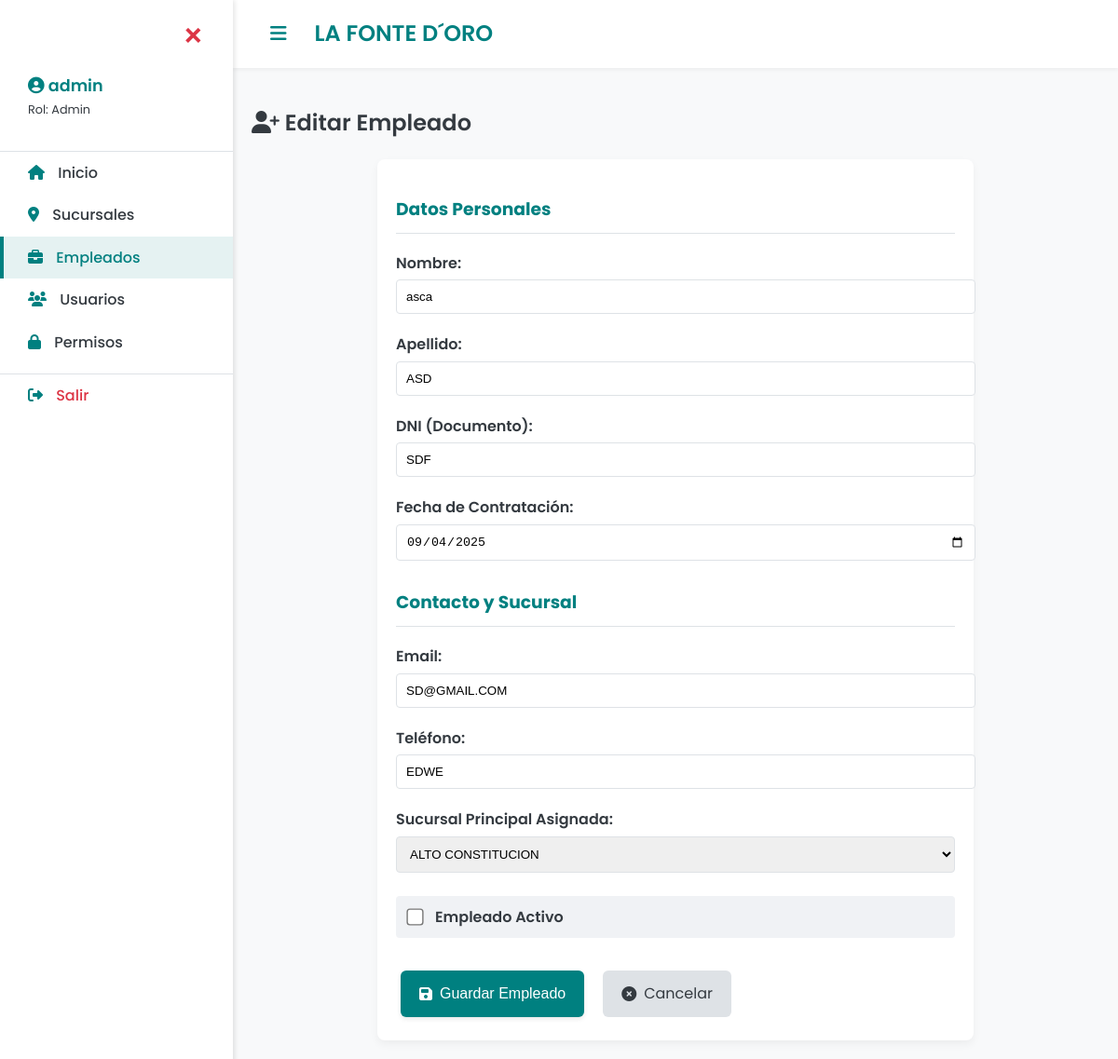
Screenshot of /employees/form/1 (signed in) with the database file from the repository.
### run.py (models this page shows)
class Employee(db.Model):
    __tablename__ = 'employee'
    id = db.Column(db.Integer, primary_key=True)
    first_name = db.Column(db.String(80), nullable=False)
    last_name = db.Column(db.String(80), nullable=False)
    dni = db.Column(db.String(20), unique=True, nullable=False)
    phone = db.Column(db.String(20))
    email = db.Column(db.String(120), unique=True)
    hiring_date = db.Column(db.Date) # Fecha de Contratación
    is_active = db.Column(db.Integer, default=1)
    branch_id = db.Column(db.Integer, db.ForeignKey('branch.id'))
    branch = db.relationship('Branch')

class Branch(db.Model):
    __tablename__ = 'branch'
    id = db.Column(db.Integer, primary_key=True)
    name = db.Column(db.String(100), unique=True, nullable=False)
    address = db.Column(db.String(200))
    city = db.Column(db.String(80))
    is_active = db.Column(db.Integer, default=1) # 1: Activa, 0: Desactivada

### run.py (the view, shortened to what this page needs)
@app.route('/employees/form', defaults={'employee_id': None}, methods=['GET', 'POST'])
@app.route('/employees/form/<int:employee_id>', methods=['GET', 'POST'])
@requires_permission # USO DEL NUEVO DECORADOR
def employee_form(employee_id):
    employee = None
    if employee_id:
        employee = db.session.query(Employee).get_or_404(employee_id)
    all_branches = db.session.query(Branch).filter(Branch.is_active == 1).order_by(Branch.name).all()
    form_title = "Editar Empleado" if employee_id else "Añadir Nuevo Empleado"
    return render_template('employee_form.html', form_title=form_title, employee=employee, active_branches=all_branches)

### run.py (called while the page is built, shortened)
def check_permission(role, endpoint):
    if role == 'admin':
        return True

def requires_permission(f):
    @wraps(f)
    def decorated_function(*args, **kwargs):
        if not session.get('logged_in'):
             return redirect(url_for('login'))
        user_role = session.get('role')
        required_endpoint = f.__name__
        if not check_permission(user_role, required_endpoint):
            flash(f"Acceso denegado. Tu rol '{user_role.capitalize()}' no tiene permiso para acceder a {required_endpoint.replace('_', ' ').title()}.", 'danger')
            return redirect(url_for('index'))
        return f(*args, **kwargs)
    return decorated_function

### templates/employee_form.html (shortened to what this page needs)
{% extends "base.html" %}
{% block content %}
    <h2><i class="fas fa-user-plus"></i> {{ form_title }}</h2>
    <div class="card" style="max-width: 600px; margin: 0 auto;">
        <form method="POST">
            <h3 style="color: var(--primary-color); border-bottom: 1px solid var(--subtle-border); padding-bottom: 10px;">Datos Personales</h3>
            <label for="first_name" style="display: block; margin-top: 15px; margin-bottom: 5px; font-weight: 600;">Nombre:</label>
            <input type="text" id="first_name" name="first_name" required
                   value="{{ employee.first_name if employee else '' }}"
                   style="width: 100%; padding: 10px; border: 1px solid var(--subtle-border); border-radius: 4px;">
            <label for="last_name" style="display: block; margin-top: 20px; margin-bottom: 5px; font-weight: 600;">Apellido:</label>
            <input type="text" id="last_name" name="last_name" required
                   value="{{ employee.last_name if employee else '' }}"
                   style="width: 100%; padding: 10px; border: 1px solid var(--subtle-border); border-radius: 4px;">
            <label for="dni" style="display: block; margin-top: 20px; margin-bottom: 5px; font-weight: 600;">DNI (Documento):</label>
            <input type="text" id="dni" name="dni" required
                   value="{{ employee.dni if employee else '' }}"
                   style="width: 100%; padding: 10px; border: 1px solid var(--subtle-border); border-radius: 4px;">
            <label for="hiring_date" style="display: block; margin-top: 20px; margin-bottom: 5px; font-weight: 600;">Fecha de Contratación:</label>
            <input type="date" id="hiring_date" name="hiring_date"
                   value="{{ employee.hiring_date if employee else '' }}"
                   style="width: 100%; padding: 10px; border: 1px solid var(--subtle-border); border-radius: 4px;">
            <h3 style="color: var(--primary-color); border-bottom: 1px solid var(--subtle-border); padding-bottom: 10px; margin-top: 30px;">Contacto y Sucursal</h3>
            <label for="email" style="display: block; margin-top: 15px; margin-bottom: 5px; font-weight: 600;">Email:</label>
            <input type="email" id="email" name="email"
                   value="{{ employee.email if employee else '' }}"
                   style="width: 100%; padding: 10px; border: 1px solid var(--subtle-border); border-radius: 4px;">
            <label for="phone" style="display: block; margin-top: 20px; margin-bottom: 5px; font-weight: 600;">Teléfono:</label>
            <input type="text" id="phone" name="phone"
                   value="{{ employee.phone if employee else '' }}"
                   style="width: 100%; padding: 10px; border: 1px solid var(--subtle-border); border-radius: 4px;">
            <label for="branch_id" style="display: block; margin-top: 20px; margin-bottom: 5px; font-weight: 600;">Sucursal Principal Asignada:</label>
            <select id="branch_id" name="branch_id" required
                    style="width: 100%; padding: 10px; border: 1px solid var(--subtle-border); border-radius: 4px;">
                {% for branch in active_branches %}
                    <option value="{{ branch.id }}"
                            {% if employee and employee.branch_id == branch.id %}selected{% endif %}>
                        {{ branch.name }}
                    </option>
                {% endfor %}
            </select>
            {% if employee %}
                <div style="margin-top: 25px; display: flex; align-items: center; padding: 10px; background-color: #F0F2F5; border-radius: 4px;">
                    <input type="checkbox" id="is_active" name="is_active"
                           style="margin-right: 15px; transform: scale(1.4);">
                    <label for="is_active" style="font-weight: 600; color: var(--text-dark);">Empleado Activo</label>
                </div>
            {% endif %}
            <div style="margin-top: 30px; display: flex; gap: 10px;">
                <button type="submit" class="btn btn-primary" style="padding: 12px 20px; font-size: 1rem;">
                    <i class="fas fa-save"></i> Guardar Empleado
                </button>
                <a href="{{ url_for('manage_employees') }}" class="btn" style="background-color: var(--subtle-border); color: var(--text-dark); box-shadow: none; padding: 12px 20px;">
                    <i class="fas fa-times-circle"></i> Cancelar
                </a>
            </div>
        </form>
    </div>
{% endblock %}

### templates/base.html (style rules this page uses)
:root { --primary-color: #008080; --secondary-color: #A1887F; --background-light: #F8F9FA; --text-dark: #343A40; --success-color: #28A745; --danger-color: #DC3545; --subtle-border: #DEE2E6; --sidebar-width: 250px; --active-bg: rgba(0, 128, 128, 0.1); }
body { font-family: 'Poppins', sans-serif; background-color: var(--background-light); color: var(--text-dark); margin: 0; padding: 0; line-height: 1.6; transition: margin-left 0.3s; }
h1, h2 { font-weight: 600; color: var(--text-dark); }
.btn { padding: 10px 15px; border: none; border-radius: 6px; cursor: pointer; font-weight: 400; transition: all 0.2s ease-in-out; margin: 5px; display: inline-flex; align-items: center; text-decoration: none; box-shadow: 0 2px 5px rgba(0,0,0,0.1); }
.btn i { margin-right: 8px; }
.btn-primary { background-color: var(--primary-color); color: white; }
.card { background-color: white; border-radius: 8px; box-shadow: 0 4px 10px rgba(0,0,0,0.05); padding: 20px; margin-bottom: 20px; }

### rows the page displays
Employee: first_name "asca", last_name "ASD", dni "SDF", hiring_date "09/04/2025", email "SD@GMAIL.COM", phone "EDWE", branch_id "ALTO CONSTITUCION"

### other values shown
{{ session.get('username', 'Invitado') }} "admin"
{{ session.get('role', 'N/A') }} "Admin"
